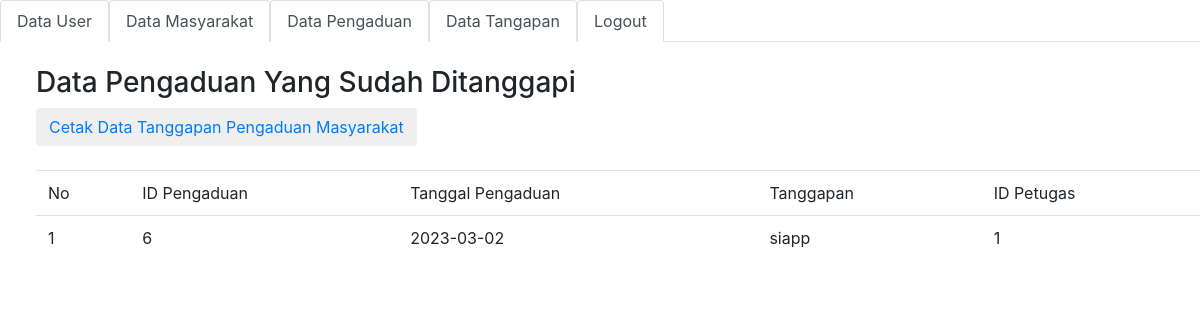
The page /admin/data_tanggapan.php on the database its author committed.
### tables this page shows
CREATE TABLE `tanggapan` (
  `id_tanggapan` int(11) NOT NULL,
  `id_pengaduan` int(11) NOT NULL,
  `tgl_tanggapan` date NOT NULL,
  `tanggapan` text NOT NULL,
  `id_petugas` int(11) NOT NULL
);

### admin/data_tanggapan.php (the view, shortened to what this page needs)
<?php
include '../admin/sidebar.php';
include '../koneksi.php';
?>
<!DOCTYPE html>
<html lang="en">
<head>
    <link rel="stylesheet" href="../assets/css/bootstrap.min.css">
</head>
<body>
    <div class="mt-4" style="margin-left:3%">
        <h3>Data Pengaduan Yang Sudah Ditanggapi</h3>
        <button class="btn btn-default"><a href="../admin/laporan_tanggapan.php">Cetak Data Tanggapan Pengaduan Masyarakat</a></button><br/><br/>
        <table class="table">
            <thead>
                <tr>
                    <td>No</td>
                    <td>ID Pengaduan</td>
                    <td>Tanggal Pengaduan</td>
                    <td>Tanggapan</td>
                    <td>ID Petugas</td>
                </tr>
            </thead>
            <tbody>
                <?php
                $no = 1;
                $query = mysqli_query($koneksi, "SELECT * FROM tanggapan");
                while ($data = mysqli_fetch_assoc($query))
                {
                    $id_pengaduan = $data['id_pengaduan'];
                    $tgl_tanggapan = $data['tgl_tanggapan'];
                    $tanggapan = $data['tanggapan'];
                    $id_petugas = $data['id_petugas'];
                ?>
                <tr>
                    <td><?= $no++ ?></td>
                    <td><?= $id_pengaduan ?></td>
                    <td><?= $tgl_tanggapan ?></td>
                    <td><?= $tanggapan ?></td>
                    <td><?= $id_petugas ?></td>
                </tr>
                <?php
                }
                ?>
            </tbody>
        </table>
    </div>
</body>
</html>

### rows shown on the page
tanggapan: id_pengaduan "6", tgl_tanggapan "2023-03-02", tanggapan "siapp", id_petugas "1"
